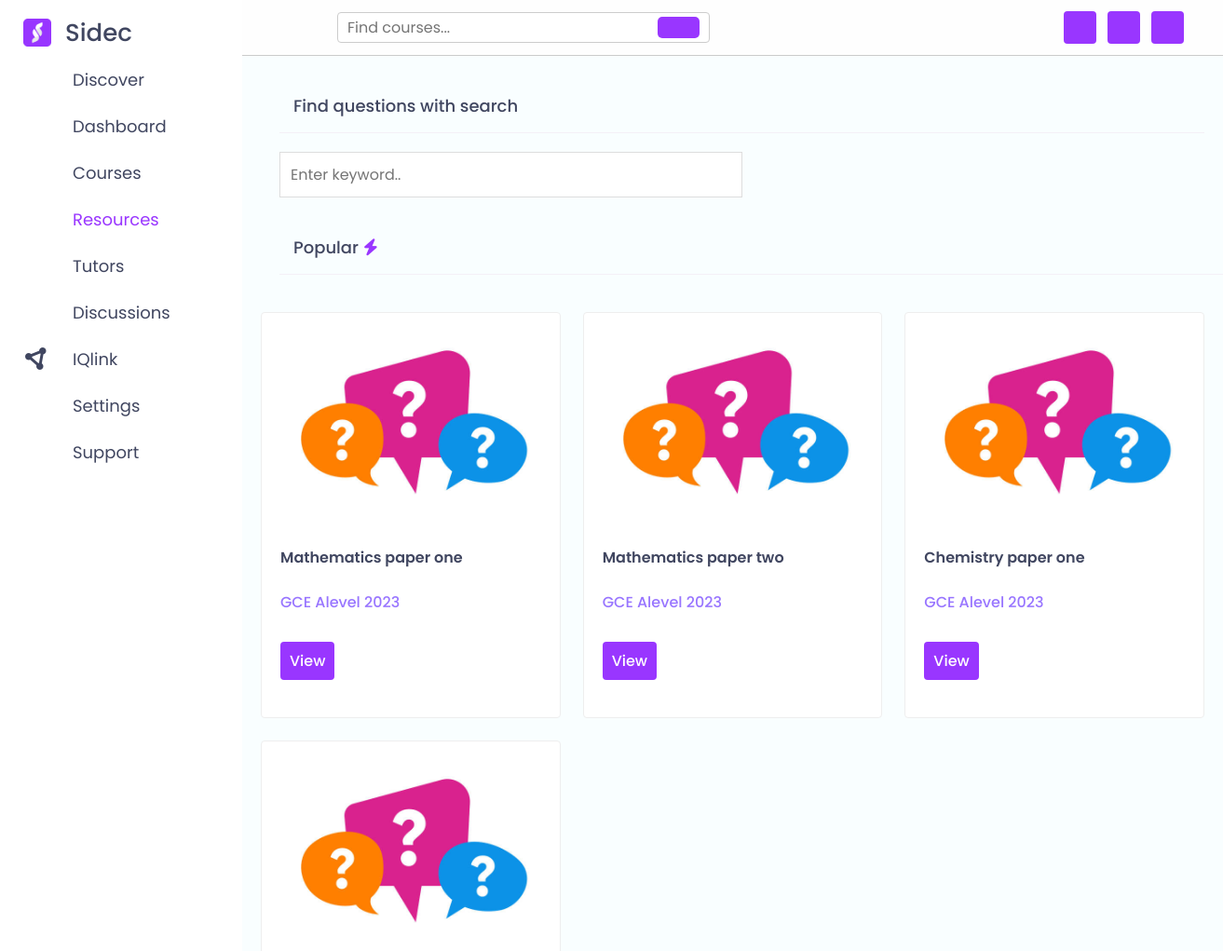
The page /questions (upper part) on the database as committed earlier.
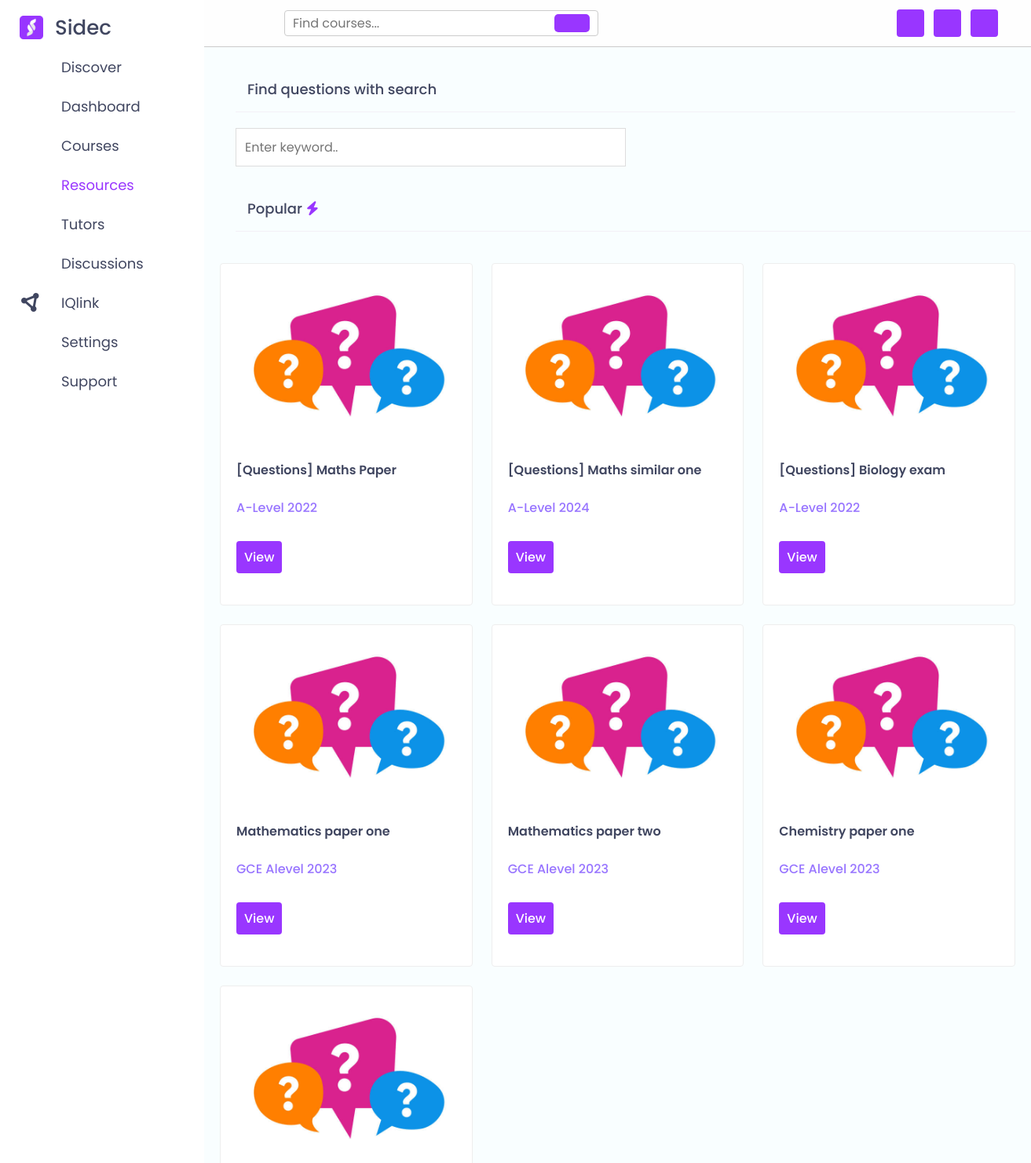
The same page on the database as committed later.
### base/models.py (models this page shows)
class Resource(models.Model):
    RESOURCE_TYPES = [
        ('QNS', 'Questions'),
        ('SOL', 'Solutions'),
    ]
    title = models.CharField(max_length=255)
    subject = models.CharField(max_length=255, blank=True, null=True)
    level = models.CharField(max_length=255, blank=True, null=True)
    year = models.CharField(max_length=4, blank=True, null=True)
    resource_type = models.CharField(max_length=3, choices=RESOURCE_TYPES)
    pdf_file = models.FileField(upload_to='resources')
    def __str__(self):
        return self.title

### base/views.py (the view)
# urls.py: path('questions', views.questions, name='questions'),
def questions(request):
    questions = Resource.objects.filter(resource_type='QNS')
    context = {'questions': questions}
    return render(request, 'sub_pages/solutions.html', context)

### templates/sub_pages/solutions.html (shortened to what this page needs)
{% load static %}
<!DOCTYPE html>
<html lang="en">
  <head>
    <link rel="stylesheet" href="{% static 'css/questions.css' %}" />
    <link
      rel="stylesheet"
      href="https://cdnjs.cloudflare.com/ajax/libs/font-awesome/6.5.1/css/all.min.css"
    />
    <link
      rel="stylesheet"
      href="https://cdnjs.cloudflare.com/ajax/libs/remixicon/3.6.0/remixicon.css"
    />
  </head>
  <body>
    <div class="sidebar">
      <div class="logo-details">
        <img src="{% static 'images/Asset 6.png' %}" alt="sidec org" />
        <span class="logo_name">Sidec</span>
      </div>
      <ul class="nav-links">
        <li>
          <a href="{% url 'discover' %}">
            <i class="ri-rocket-2-fill"></i>
            <span class="link_name">Discover</span>
          </a>
        </li>
        <li>
          <a href="{% url 'dashboard' %}">
            <i class="ri-layout-grid-fill"></i>
            <span class="link_name">Dashboard</span>
          </a>
        </li>
        <li>
          <div class="iocn-link">
            <a href="{% url 'courses' %}">
              <i class="ri-book-open-fill"></i>
              <span class="link_name">Courses</span>
            </a>
            <i class="ri-arrow-down-s-line arrow"></i>
          </div>
        </li>
        <li>
          <div class="iocn-link">
            <a href="{% url 'resources' %}" class="active">
              <i class="ri-archive-drawer-fill"></i>
              <span class="link_name">Resources</span>
            </a>
            <i class="ri-arrow-down-s-line arrow"></i>
          </div>
        </li>
        <li>
          <div class="iocn-link">
            <a href="{% url 'tutors' %}">
              <i class="ri-service-fill"></i>
              <span class="link_name">Tutors</span>
            </a>
            <i class="ri-arrow-down-s-line arrow"></i>
          </div>
        </li>
        <li>
          <a href="{% url 'discuss' %}">
            <i class="ri-chat-1-fill"></i>
            <span class="link_name">Discussions</span>
          </a>
        </li>
        <li>
          <a href="{% url 'iqlink' %}">
            <i class="fa-solid fa-circle-nodes"></i>
            <span class="link_name">IQlink</span>
          </a>
        </li>
        <li>
          <a href="{% url 'settings' %}">
            <i class="ri-settings-fill"></i>
            <span class="link_name">Settings</span>
          </a>
        </li>
        <li>
          <a href="{% url 'support' %}">
            <i class="ri-question-fill"></i>
            <span class="link_name">Support</span>
          </a>
        </li>
      </ul>
    </div>
    <section class="home-section header">
      <div class="home-content">
        <div class="flex">
          <form action="" method="post" class="search-form">
            <input
              type="text"
              name="search_box"
              placeholder="Find courses..."
              required
              maxlength="100"
            />
            <button type="submit" class="ri-search-line"></button>
          </form>
          <div class="icons">
            <div id="feed-btn" class="ri-feedback-fill"></div>
            <div id="user-btn" class="ri-user-5-fill"></div>
            <div id="toggle-btn" class="ri-settings-3-fill"></div>
          </div>
        </div>
      </div>
      <div id="quick-select-3">
        <h1 class="heading">Find {% if solutions %}solutions{% else %}questions{% endif %} with search</h1>
        <input
          type="text"
          id="mySearch"
          onkeyup="myFunction()"
          placeholder="Enter keyword.."
          title="Type in a category"
        />
      </div>
      <div id="resources_1">
        <h1 class="heading hd2">Popular<i class="fa-solid fa-bolt"></i></h1>
        <div class="box-container">
          {% for resource in questions %}
          <a href="{% url 'resource_material' resource.id %}" style="text-decoration: none;">
              <div class="box">
                  <div class="tutor">
                      <img src="{% static 'images/Questions.jpg' %}" class="thumb" alt="food & science">
                      <h3 class="title">[Questions] {{resource}}</h3>
                      <h3 style="color: #9875ff; font-weight: 500;">{{resource.level}} {{resource.year}}</h3>
                      <span class="inline-btn" style="margin-top: 10px;">View </span>
                  </div>
              </div>
          </a>
          {% endfor %}
          <div class="box">
            <div class="tutor">
              <img
                src="{% static 'images/Questions.jpg' %}"
                class="thumb"
                alt="food & science"
              />
              <h3 class="title">Mathematics paper one</h3>
              <h3 style="color: #9875ff; font-weight: 500">GCE Alevel 2023</h3>
              <a href="{% url 'play2' %}" class="inline-btn"
                >View </a>
            </div>
          </div>
          <div class="box">
            <div class="tutor">
              <img
                src="{% static 'images/Questions.jpg' %}"
                class="thumb"
                alt="food & science"
              />
              <h3 class="title">Mathematics paper two</h3>
              <h3 style="color: #9875ff; font-weight: 500">GCE Alevel 2023</h3>
              <a href="{% url 'play2' %}" class="inline-btn"
                >View </a>
            </div>
          </div>
          <div class="box">
            <div class="tutor">
              <img
                src="{% static 'images/Questions.jpg' %}"
                class="thumb"
                alt="food & science"
              />
              <h3 class="title">Chemistry paper one</h3>
              <h3 style="color: #9875ff; font-weight: 500">GCE Alevel 2023</h3>
              <a href="{% url 'play2' %}" class="inline-btn"
                >View </a>
            </div>
          </div>
          <div class="box">
            <div class="tutor">
              <img
                src="{% static 'images/Questions.jpg' %}"
                class="thumb"
                alt="food & science"
              />
            </div>
          </div>
        </div>
      </div>
    </section>
  </body>
</html>

Rows that differ between the two databases and show on the page:
added Resource: title "Maths Paper", level "A-Level", year "2022"
added Resource: title "Maths similar one", level "A-Level", year "2024"
added Resource: title "Biology exam", level "A-Level", year "2022"
